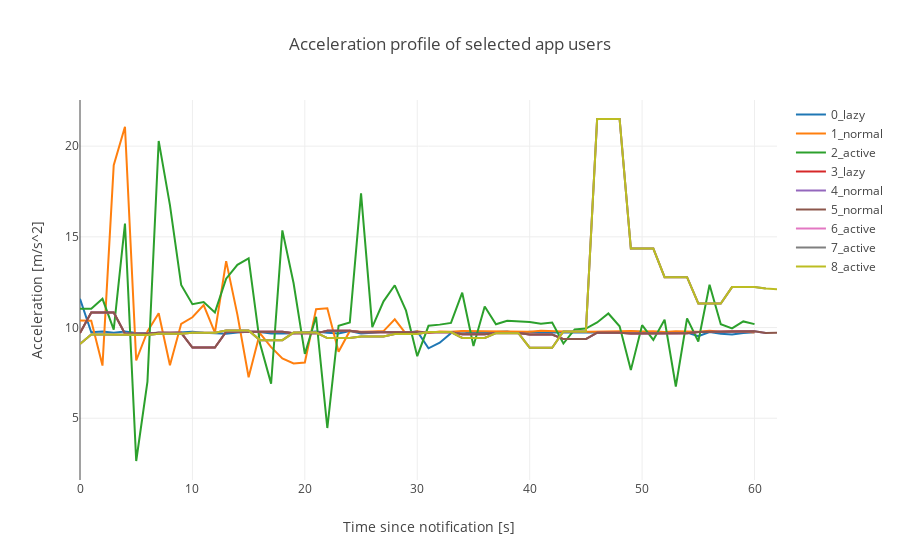

Write notebook code for a chart like this one.
### Code cell
data=[]
for t in total.keys():
    data.append(Scatter(y=total[t], name=t))

iplot({
    'data': data,
    'layout': Layout(
        title='Acceleration profile of selected app users',
        yaxis=dict(title='Acceleration [m/s^2]',),
        xaxis=dict(title='Time since notification [s]',)
    )
})
